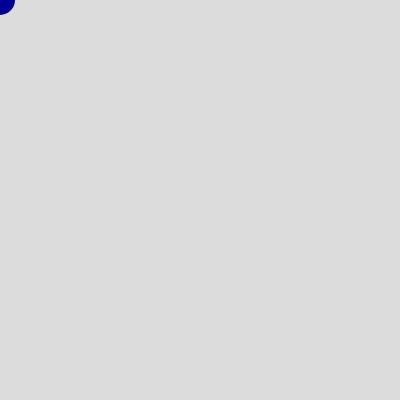
Frame 1 (no input)
Frame 60 (no input): identical to frame 1, image omitted
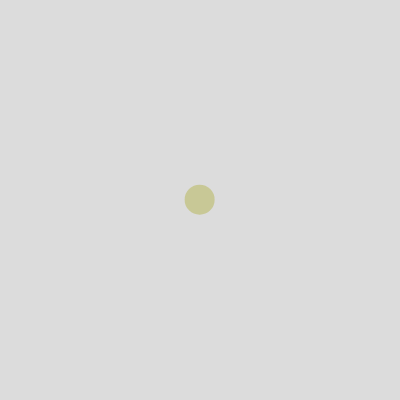
Frame 120 (the mouse pressed at the canvas centre since frame 60)

The p5.js sketch that drew these frames (run headless with seeded random() and noise() and a simulated clock; from frame 60 on, the mouse is pressed at the canvas centre):

// p5.js sketch
// ── sketch.js
let x = 0;
let y = 0;

function setup() {
  createCanvas(400, 400);
}

function draw() {
  background(220);
  x = lerp(x, mouseX, 0.1);
  y = lerp(y, mouseY, 0.1);

  fill(x % 255, y % 255, 150);
  noStroke();
  ellipse(x, y, 30, 30);
}
